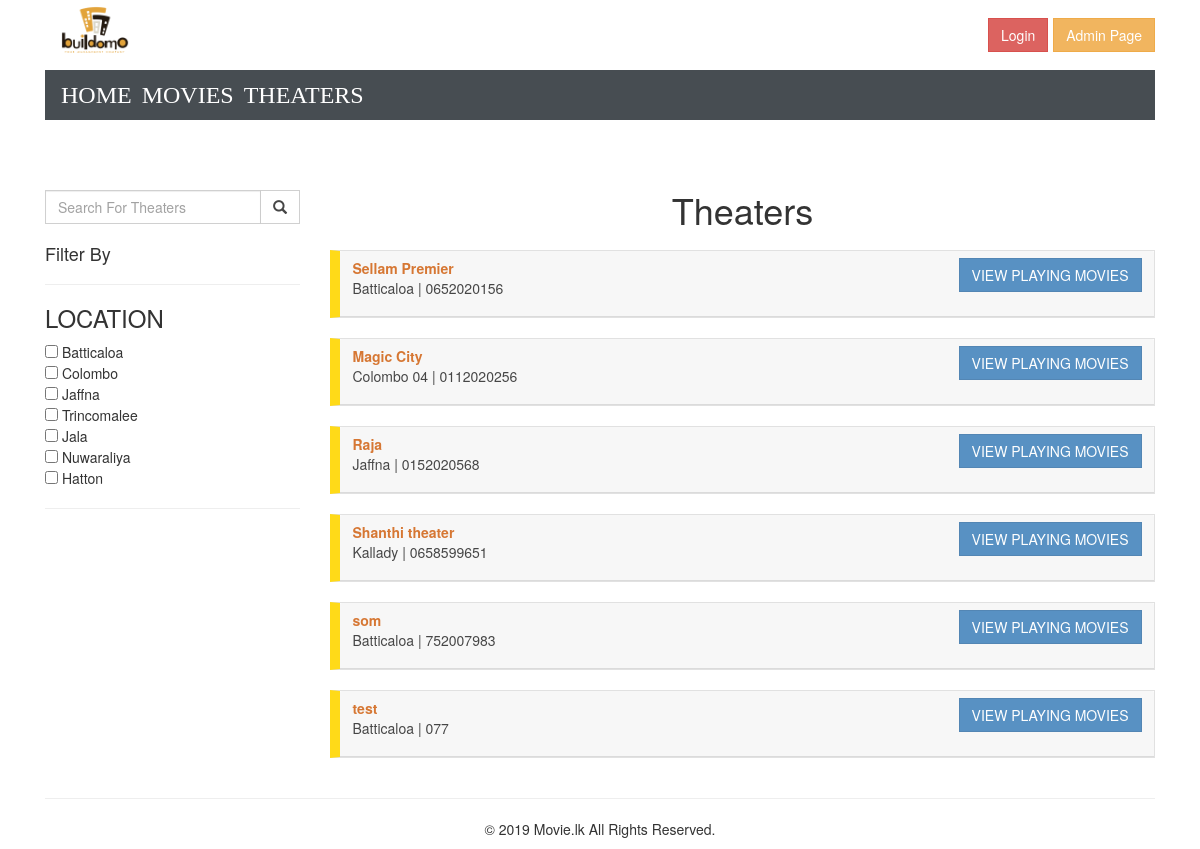
The app's page /index.php/theaters with its own data.
### tables this page shows
CREATE TABLE `theaters` (
  `id` int(20) NOT NULL,
  `theater_name` text NOT NULL,
  `place` text NOT NULL,
  `contact_number` varchar(15) NOT NULL,
  `user` text NOT NULL,
  `password` text NOT NULL
);

### controllers/PageController.php (called while the page is built, shortened)
<?php
class PageController
{
    public static function theaters()
    {
        include 'views/theaters.php';
    }
}

### index.php (called while the page is built, shortened)
<?php
require_once 'core/Router.php';
require_once 'core/Theaters.php';
$url = isset($_SERVER['PATH_INFO']) ? $_SERVER['PATH_INFO'] : "/";
include 'views/_header.inc.php';
try {
    Router::route($url);
} catch (Exception $e) {
    include '404.php';
}
include 'views/_footer.inc.php';

### core/Theaters.php (called while the page is built, shortened)
<?php
class Theaters
{
    public static function selectAll()
    {
        $pdo = Database::db();
        $sql = "SELECT * FROM theaters";
        $stmt = $pdo->prepare($sql);
        $stmt->execute();
        $result = $stmt->fetchAll(PDO::FETCH_CLASS, Theaters::class);
        return $result;
    }
}

### views/theaters.php (the view, shortened to what this page needs)
<div class="row" style="margin-top: 170px ">
    <div class="col-sm-3">
        <div style="margin-top: 20px">
            <form>
                <div class="input-group">
                    <input type="text" class="form-control" id="remove-border-redius" placeholder="Search For Theaters">
                    <div class="input-group-btn">
                        <button class="btn btn-default" id="remove-border-redius" type="submit">
                            <i class="glyphicon glyphicon-search"></i>
                        </button>
                    </div>
                </div>
            </form>
        </div>
        <h4 style="margin-top: 20px"> Filter By</h4>
        <hr>
        <h3> LOCATION </h3>
        <form action="" method="postt">
            <input type="checkbox" name=""> Batticaloa <br>
            <input type="checkbox" name=""> Colombo <br>
            <input type="checkbox" name=""> Jaffna <br>
            <input type="checkbox" name=""> Trincomalee <br>
            <input type="checkbox" name=""> Jala <br>
            <input type="checkbox" name=""> Nuwaraliya <br>
            <input type="checkbox" name=""> Hatton <br>
        </form>
        <hr>
    </div>
    <div class="col-sm-9 ">
        <h1 class="text-center" style="margin-bottom: 20px"> Theaters</h1>
        <?php
        if (!empty($_GET)) {
            if (isset($_GET['id'])) {
                $theaters = Theaters::select_by_movieId($_GET['id']);
            }
        } else {
            $theaters = Theaters::selectAll();
        }
        foreach ($theaters as $t):
            $id = $t->id;
            ?>
            <div class="card" style="margin-bottom: 20px ; border-left:gold solid 10px ;" id="remove-border-redius">
                <div class="card-header">
                    <b style="color: chocolate"><?= $t->theater_name ?></b>
                    <button class="btn btn-primary" id="remove-border-redius" style="float: right" type="button" onclick="document.getElementById(view(<?= $id ?>))"> VIEW
                        PLAYING MOVIES
                    </button>
                    <p> <?php echo $t->place . " | " . $t->contact_number ?> </p>
                </div>
            </div>
        <?php endforeach; ?>
    </div>
</div>

### core/Router.php (shortened to what this page needs)
<?php
class Router
{
    private static $routes=[];
    public static function add($url,$controller,$function){
        self::$routes[] = [
          'url' => $url,
          'controller' => $controller,
          'functionName' => $function
        ];
    }
    public static function route($url){
        foreach (self::$routes as $route){
            if ($route['url'] == $url){
                call_user_func([$route['controller'],$route['functionName']] , $_REQUEST);
                return true;
            }
        }
        throw new Exception(include '../404.php');
    }
}

### style/myCss.css (style rules this page uses)
#remove-border-redius { border-radius: 0px !important; opacity: 0.9; !important; }

### records on screen
theaters: theater_name "Sellam Premier", place "Batticaloa", contact_number "0652020156"
theaters: theater_name "Magic City", place "Colombo 04", contact_number "0112020256"
theaters: theater_name "Raja", place "Jaffna", contact_number "0152020568"
theaters: theater_name "Shanthi theater", place "Kallady", contact_number "0658599651"
theaters: theater_name "som", place "Batticaloa", contact_number "752007983"
theaters: theater_name "test", place "Batticaloa", contact_number "077"
